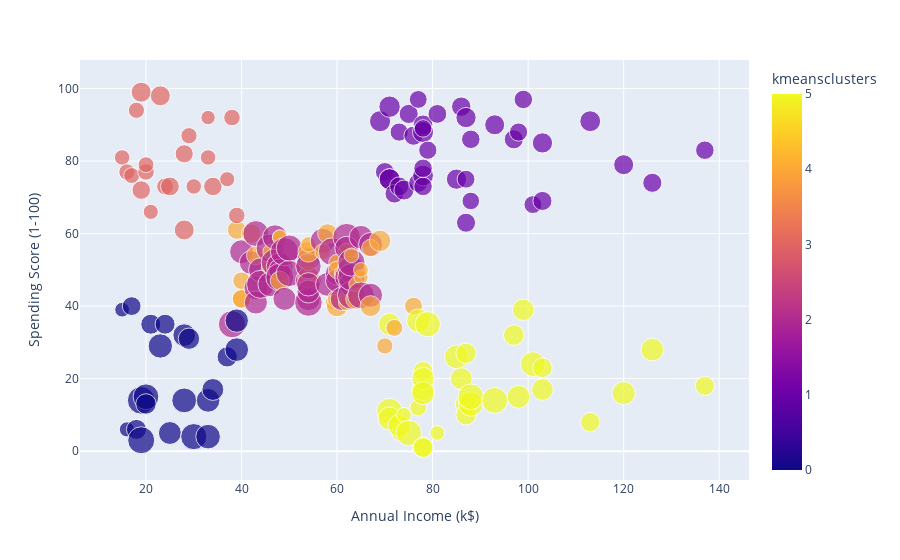

Notebook cell for this chart:
### Code cell
px.scatter(data , x='Annual Income (k$)' , y = 'Spending Score (1-100)', size='Age' , color='kmeansclusters')

### Figure 1 — Plotly figure (JSON) as saved in the notebook; plotly's stock layout.template omitted (floating-point values rounded to 4 significant figures; data arrays with more than 128 entries replaced by an {"elided": "..."} marker saying what was removed)
{"data": [{"hovertemplate": "Annual Income (k$)=%{x}<br>Spending Score (1-100)=%{y}<br>Age=%{marker.size}<br>kmeansclusters=%{marker.color}<extra></extra>", "legendgroup": "", "marker": {"color": {"elided": "200 int values"}, "coloraxis": "coloraxis", "size": {"elided": "200 int values"}, "sizemode": "area", "sizeref": 0.175, "symbol": "circle"}, "mode": "markers", "name": "", "orientation": "v", "showlegend": false, "type": "scatter", "x": {"elided": "200 int values"}, "xaxis": "x", "y": {"elided": "200 int values"}, "yaxis": "y"}], "layout": {"coloraxis": {"colorbar": {"title": {"text": "kmeansclusters"}}, "colorscale": [[0, "#0d0887"], [0.1111, "#46039f"], [0.2222, "#7201a8"], [0.3333, "#9c179e"], [0.4444, "#bd3786"], [0.5556, "#d8576b"], [0.6667, "#ed7953"], [0.7778, "#fb9f3a"], [0.8889, "#fdca26"], [1, "#f0f921"]]}, "legend": {"itemsizing": "constant", "tracegroupgap": 0}, "margin": {"t": 60}, "xaxis": {"anchor": "y", "domain": [0, 1], "title": {"text": "Annual Income (k$)"}}, "yaxis": {"anchor": "x", "domain": [0, 1], "title": {"text": "Spending Score (1-100)"}}}}
